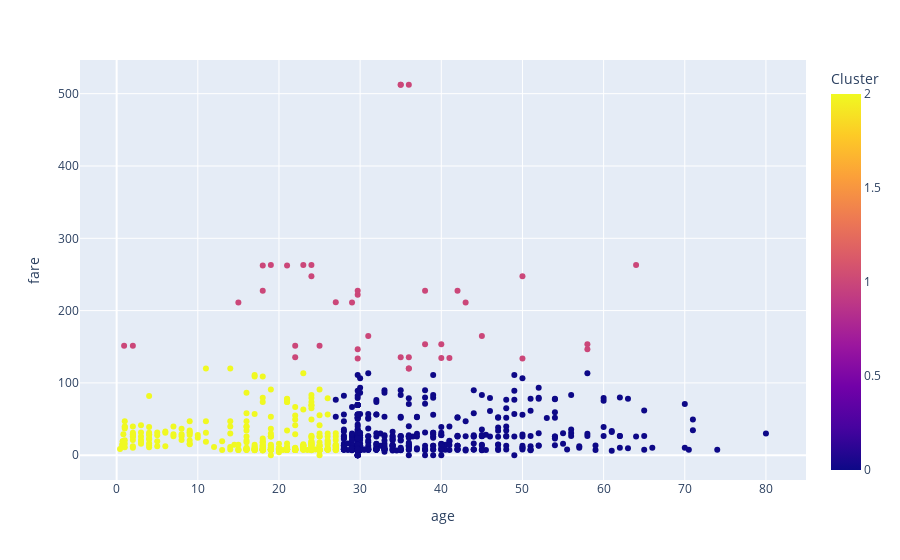

This figure's notebook cell:
### Code cell
import plotly.express as px
fig=px.scatter(df,x='age',y='fare',color='Cluster')
fig.show()

### Figure 1 — Plotly figure (JSON) as saved in the notebook; plotly's stock layout.template omitted (floating-point values rounded to 4 significant figures; data arrays with more than 128 entries replaced by an {"elided": "..."} marker saying what was removed)
{"data": [{"hovertemplate": "age=%{x}<br>fare=%{y}<br>Cluster=%{marker.color}<extra></extra>", "legendgroup": "", "marker": {"color": {"elided": "891 int values"}, "coloraxis": "coloraxis", "symbol": "circle"}, "mode": "markers", "name": "", "orientation": "v", "showlegend": false, "type": "scatter", "x": {"elided": "891 float values"}, "xaxis": "x", "y": {"elided": "891 float values"}, "yaxis": "y"}], "layout": {"coloraxis": {"colorbar": {"title": {"text": "Cluster"}}, "colorscale": [[0, "#0d0887"], [0.1111, "#46039f"], [0.2222, "#7201a8"], [0.3333, "#9c179e"], [0.4444, "#bd3786"], [0.5556, "#d8576b"], [0.6667, "#ed7953"], [0.7778, "#fb9f3a"], [0.8889, "#fdca26"], [1, "#f0f921"]]}, "legend": {"tracegroupgap": 0}, "margin": {"t": 60}, "xaxis": {"anchor": "y", "domain": [0, 1], "title": {"text": "age"}}, "yaxis": {"anchor": "x", "domain": [0, 1], "title": {"text": "fare"}}}}
